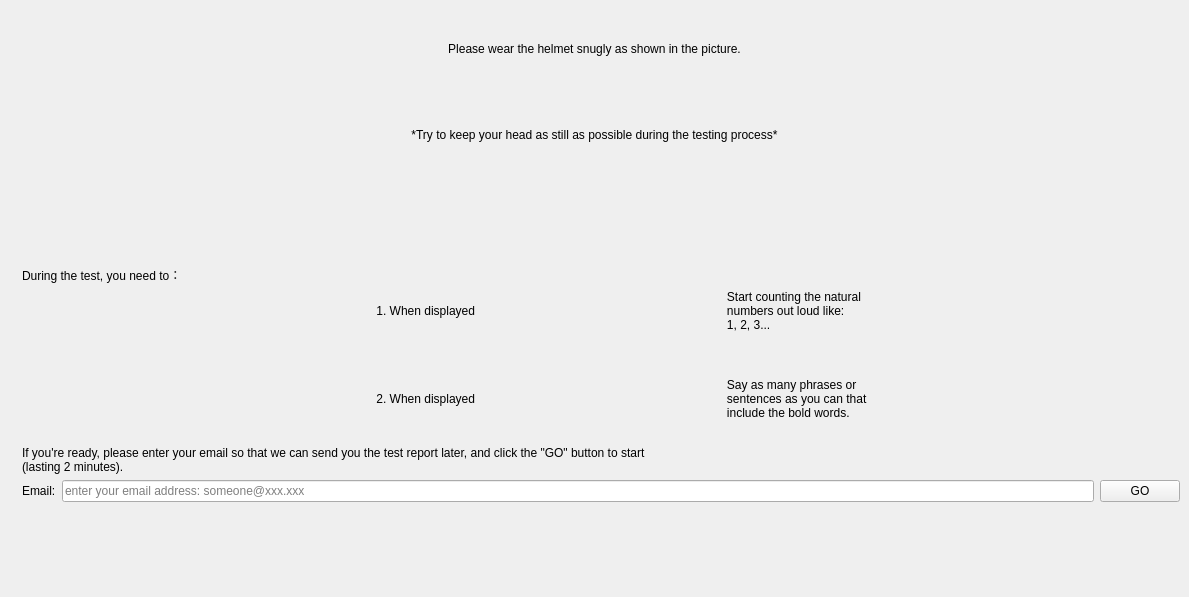
<?xml version="1.0" encoding="UTF-8"?>
<ui version="4.0">
 <class>vftFlow</class>
 <widget class="QWidget" name="vftFlow">
  <property name="geometry">
   <rect>
    <x>0</x>
    <y>0</y>
    <width>1189</width>
    <height>597</height>
   </rect>
  </property>
  <property name="windowTitle">
   <string>Form</string>
  </property>
  <layout class="QHBoxLayout" name="horizontalLayout">
   <property name="spacing">
    <number>0</number>
   </property>
   <property name="sizeConstraint">
    <enum>QLayout::SetDefaultConstraint</enum>
   </property>
   <property name="leftMargin">
    <number>0</number>
   </property>
   <property name="topMargin">
    <number>0</number>
   </property>
   <property name="rightMargin">
    <number>0</number>
   </property>
   <property name="bottomMargin">
    <number>0</number>
   </property>
   <item>
    <widget class="QStackedWidget" name="stackedWidget">
     <property name="toolTip">
      <string/>
     </property>
     <property name="frameShadow">
      <enum>QFrame::Plain</enum>
     </property>
     <property name="lineWidth">
      <number>1</number>
     </property>
     <property name="midLineWidth">
      <number>0</number>
     </property>
     <property name="currentIndex">
      <number>0</number>
     </property>
     <widget class="QWidget" name="pageInfo">
      <layout class="QVBoxLayout" name="verticalLayout_2">
       <property name="spacing">
        <number>6</number>
       </property>
       <property name="leftMargin">
        <number>9</number>
       </property>
       <property name="topMargin">
        <number>9</number>
       </property>
       <property name="rightMargin">
        <number>9</number>
       </property>
       <property name="bottomMargin">
        <number>9</number>
       </property>
       <item>
        <widget class="QLabel" name="label">
         <property name="styleSheet">
          <string notr="true">font: 700 22pt &quot;Times New Roman&quot;;
color: rgb(0, 0, 0);</string>
         </property>
         <property name="text">
          <string>Please wear the helmet snugly as shown in the picture.</string>
         </property>
         <property name="alignment">
          <set>Qt::AlignCenter</set>
         </property>
        </widget>
       </item>
       <item>
        <widget class="QLabel" name="label_2">
         <property name="styleSheet">
          <string notr="true">font: 700 22pt &quot;Times New Roman&quot;;
color: rgb(0, 0, 0);</string>
         </property>
         <property name="text">
          <string>*Try to keep your head as still as possible during the testing process*</string>
         </property>
         <property name="alignment">
          <set>Qt::AlignCenter</set>
         </property>
        </widget>
       </item>
       <item>
        <widget class="QLabel" name="label_13">
         <property name="text">
          <string/>
         </property>
        </widget>
       </item>
       <item>
        <layout class="QHBoxLayout" name="horizontalLayout_3">
         <item>
          <widget class="QLabel" name="label_3">
           <property name="text">
            <string/>
           </property>
           <property name="pixmap">
            <pixmap resource="pic.qrc">:/config/wearing.jpg</pixmap>
           </property>
           <property name="alignment">
            <set>Qt::AlignCenter</set>
           </property>
           <property name="margin">
            <number>0</number>
           </property>
           <property name="indent">
            <number>-1</number>
           </property>
          </widget>
         </item>
         <item>
          <layout class="QVBoxLayout" name="verticalLayout">
           <item>
            <layout class="QHBoxLayout" name="horizontalLayout_5">
             <item>
              <layout class="QGridLayout" name="gridLayout" rowstretch="0,0,0,0,0,0,0">
               <property name="sizeConstraint">
                <enum>QLayout::SetNoConstraint</enum>
               </property>
               <item row="1" column="2">
                <widget class="QLabel" name="label_12">
                 <property name="minimumSize">
                  <size>
                   <width>0</width>
                   <height>0</height>
                  </size>
                 </property>
                 <property name="maximumSize">
                  <size>
                   <width>16777215</width>
                   <height>16777215</height>
                  </size>
                 </property>
                 <property name="styleSheet">
                  <string notr="true">color: rgb(0, 0, 0);
font: 22pt &quot;Times New Roman&quot;;</string>
                 </property>
                 <property name="text">
                  <string>   Start counting the natural 
   numbers out loud like:  
   1, 2, 3...</string>
                 </property>
                </widget>
               </item>
               <item row="5" column="0">
                <widget class="QLabel" name="label_4">
                 <property name="text">
                  <string/>
                 </property>
                </widget>
               </item>
               <item row="4" column="0">
                <widget class="QLabel" name="label_14">
                 <property name="minimumSize">
                  <size>
                   <width>0</width>
                   <height>0</height>
                  </size>
                 </property>
                 <property name="maximumSize">
                  <size>
                   <width>16777215</width>
                   <height>16777215</height>
                  </size>
                 </property>
                 <property name="styleSheet">
                  <string notr="true">color: rgb(0, 0, 0);
font: 22pt &quot;Times New Roman&quot;;</string>
                 </property>
                 <property name="text">
                  <string>  2. When displayed   </string>
                 </property>
                 <property name="alignment">
                  <set>Qt::AlignRight|Qt::AlignTrailing|Qt::AlignVCenter</set>
                 </property>
                </widget>
               </item>
               <item row="1" column="1">
                <widget class="QLabel" name="label_counting">
                 <property name="sizePolicy">
                  <sizepolicy hsizetype="Preferred" vsizetype="Preferred">
                   <horstretch>0</horstretch>
                   <verstretch>0</verstretch>
                  </sizepolicy>
                 </property>
                 <property name="minimumSize">
                  <size>
                   <width>220</width>
                   <height>0</height>
                  </size>
                 </property>
                 <property name="maximumSize">
                  <size>
                   <width>220</width>
                   <height>16777215</height>
                  </size>
                 </property>
                 <property name="text">
                  <string/>
                 </property>
                 <property name="pixmap">
                  <pixmap resource="pic.qrc">:/config/counting.png</pixmap>
                 </property>
                 <property name="alignment">
                  <set>Qt::AlignCenter</set>
                 </property>
                </widget>
               </item>
               <item row="0" column="0" colspan="3">
                <widget class="QLabel" name="label_6">
                 <property name="styleSheet">
                  <string notr="true">color: rgb(0, 0, 0);
font: 22pt &quot;Times New Roman&quot;;</string>
                 </property>
                 <property name="text">
                  <string>During the test, you need to：</string>
                 </property>
                </widget>
               </item>
               <item row="4" column="1">
                <widget class="QLabel" name="label_15">
                 <property name="minimumSize">
                  <size>
                   <width>220</width>
                   <height>0</height>
                  </size>
                 </property>
                 <property name="maximumSize">
                  <size>
                   <width>220</width>
                   <height>16777215</height>
                  </size>
                 </property>
                 <property name="text">
                  <string/>
                 </property>
                 <property name="pixmap">
                  <pixmap resource="pic.qrc">:/config/structure.png</pixmap>
                 </property>
                 <property name="alignment">
                  <set>Qt::AlignCenter</set>
                 </property>
                </widget>
               </item>
               <item row="2" column="0">
                <widget class="QLabel" name="label_20">
                 <property name="text">
                  <string/>
                 </property>
                </widget>
               </item>
               <item row="6" column="0" colspan="3">
                <widget class="QLabel" name="label_17">
                 <property name="styleSheet">
                  <string notr="true">color: rgb(0, 0, 0);
font: 12pt &quot;Times New Roman&quot;;</string>
                 </property>
                 <property name="text">
                  <string>If you're ready, please enter your email so that we can send you the test report later, and click the &quot;GO&quot; button to start 
(lasting 2 minutes).</string>
                 </property>
                 <property name="alignment">
                  <set>Qt::AlignLeading|Qt::AlignLeft|Qt::AlignVCenter</set>
                 </property>
                </widget>
               </item>
               <item row="4" column="2">
                <widget class="QLabel" name="label_16">
                 <property name="minimumSize">
                  <size>
                   <width>0</width>
                   <height>0</height>
                  </size>
                 </property>
                 <property name="maximumSize">
                  <size>
                   <width>16777215</width>
                   <height>16777215</height>
                  </size>
                 </property>
                 <property name="styleSheet">
                  <string notr="true">color: rgb(0, 0, 0);
font: 22pt &quot;Times New Roman&quot;;</string>
                 </property>
                 <property name="text">
                  <string>   Say as many phrases or 
   sentences as you can that 
   include the bold words.</string>
                 </property>
                </widget>
               </item>
               <item row="1" column="0">
                <widget class="QLabel" name="label_11">
                 <property name="minimumSize">
                  <size>
                   <width>0</width>
                   <height>0</height>
                  </size>
                 </property>
                 <property name="maximumSize">
                  <size>
                   <width>16777215</width>
                   <height>16777215</height>
                  </size>
                 </property>
                 <property name="styleSheet">
                  <string notr="true">color: rgb(0, 0, 0);
font: 22pt &quot;Times New Roman&quot;;</string>
                 </property>
                 <property name="text">
                  <string>  1. When displayed   </string>
                 </property>
                 <property name="alignment">
                  <set>Qt::AlignRight|Qt::AlignTrailing|Qt::AlignVCenter</set>
                 </property>
                </widget>
               </item>
               <item row="3" column="0">
                <widget class="QLabel" name="label_21">
                 <property name="text">
                  <string/>
                 </property>
                </widget>
               </item>
              </layout>
             </item>
            </layout>
           </item>
           <item>
            <layout class="QHBoxLayout" name="horizontalLayout_2">
             <item>
              <widget class="QLabel" name="label_5">
               <property name="text">
                <string>Email:</string>
               </property>
              </widget>
             </item>
             <item>
              <widget class="QLineEdit" name="lineEdit">
               <property name="toolTip">
                <string/>
               </property>
               <property name="toolTipDuration">
                <number>3</number>
               </property>
               <property name="placeholderText">
                <string>enter your email address: someone@xxx.xxx</string>
               </property>
              </widget>
             </item>
             <item>
              <widget class="QPushButton" name="pushButton">
               <property name="text">
                <string>GO</string>
               </property>
              </widget>
             </item>
            </layout>
           </item>
          </layout>
         </item>
        </layout>
       </item>
       <item>
        <widget class="QLabel" name="label_19">
         <property name="styleSheet">
          <string notr="true">font: 700 22pt &quot;Times New Roman&quot;;</string>
         </property>
         <property name="text">
          <string/>
         </property>
        </widget>
       </item>
      </layout>
     </widget>
     <widget class="QWidget" name="pageStartCountDown">
      <layout class="QVBoxLayout" name="verticalLayout_3">
       <item>
        <widget class="QLabel" name="labelCountDown">
         <property name="styleSheet">
          <string notr="true">font: 700 72pt &quot;Times New Roman&quot;;
color: rgb(0, 0, 0);</string>
         </property>
         <property name="text">
          <string>The task starts in 5 secs</string>
         </property>
         <property name="alignment">
          <set>Qt::AlignCenter</set>
         </property>
        </widget>
       </item>
      </layout>
     </widget>
     <widget class="QWidget" name="pageRest">
      <layout class="QVBoxLayout" name="verticalLayout_4">
       <property name="spacing">
        <number>0</number>
       </property>
       <item>
        <widget class="QLabel" name="label_18">
         <property name="styleSheet">
          <string notr="true">font: 28pt &quot;Times New Roman&quot;;
color: rgb(255, 255, 255);
background-color: rgb(0, 0, 0);</string>
         </property>
         <property name="text">
          <string>Keep your eyes on the &quot;+&quot; below and
count out loud starting from 1,2,3...</string>
         </property>
         <property name="alignment">
          <set>Qt::AlignCenter</set>
         </property>
        </widget>
       </item>
       <item>
        <widget class="QLabel" name="label_7">
         <property name="styleSheet">
          <string notr="true">color: rgb(255, 255, 255);
background-color: rgb(0, 0, 0);
font: 700 120pt &quot;Times New Roman&quot;;</string>
         </property>
         <property name="text">
          <string>+</string>
         </property>
         <property name="alignment">
          <set>Qt::AlignCenter</set>
         </property>
         <property name="indent">
          <number>-1</number>
         </property>
        </widget>
       </item>
      </layout>
     </widget>
     <widget class="QWidget" name="pageTask">
      <layout class="QVBoxLayout" name="verticalLayout_5">
       <item>
        <widget class="QLabel" name="label_8">
         <property name="styleSheet">
          <string notr="true">font: 700 120pt &quot;Times New Roman&quot;;
color: rgb(0, 0, 0);</string>
         </property>
         <property name="text">
          <string>TextLabel</string>
         </property>
         <property name="alignment">
          <set>Qt::AlignCenter</set>
         </property>
        </widget>
       </item>
       <item>
        <widget class="QLabel" name="label_9">
         <property name="styleSheet">
          <string notr="true">font: 700 22pt &quot;Times New Roman&quot;;
color: rgb(0, 0, 0);</string>
         </property>
         <property name="text">
          <string>Please form a sentence using the word(s) above and say it out.</string>
         </property>
         <property name="alignment">
          <set>Qt::AlignCenter</set>
         </property>
        </widget>
       </item>
      </layout>
     </widget>
     <widget class="QWidget" name="pageEnd">
      <layout class="QVBoxLayout" name="verticalLayout_6">
       <item>
        <widget class="QLabel" name="label_10">
         <property name="styleSheet">
          <string notr="true">color: rgb(0, 0, 0);
font: 700 36pt &quot;Times New Roman&quot;;</string>
         </property>
         <property name="text">
          <string>Thank you for your cooperation! 

Please remove your helmet, and check your report 
in the email later.</string>
         </property>
         <property name="alignment">
          <set>Qt::AlignCenter</set>
         </property>
        </widget>
       </item>
      </layout>
     </widget>
    </widget>
   </item>
  </layout>
 </widget>
 <resources>
  <include location="pic.qrc"/>
 </resources>
 <connections/>
</ui>
